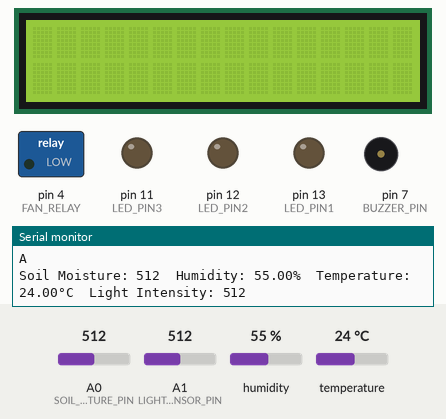
Recording of a sketch running on a simulated Arduino Uno, built with avr-gcc and run on an emulated ATmega328P. Parts: 16×2 character LCD, switched loads named in the sketch (green lamp = pin HIGH), output pins drawn as LEDs (lit = HIGH), buzzer (waves = sounding, pin HIGH), the last lines printed to the serial monitor. The inputs (shaded band) are chosen by the test bench; at power-on: A1 (LIGHT_SENSOR_PIN) = 512, A0 (SOIL_MOISTURE_PIN) = 512, humidity 55 %, temperature 24 °C.

Above: at 1.2 s.
1.3 s: A1 (LIGHT_SENSOR_PIN) set to 485
At 3.3 s:
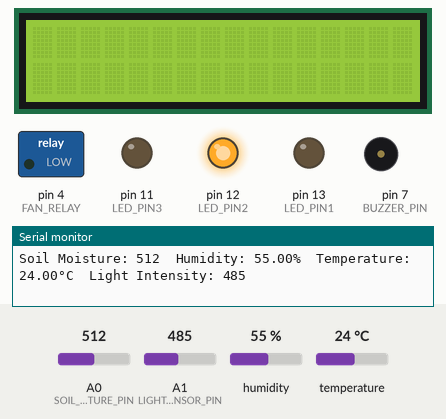
3.6 s: A1 (LIGHT_SENSOR_PIN) set to 510
At 5.2 s:
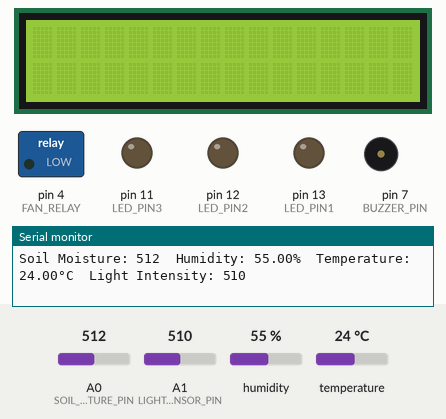
5.6 s: A1 (LIGHT_SENSOR_PIN) set to 490
At 7.0 s:
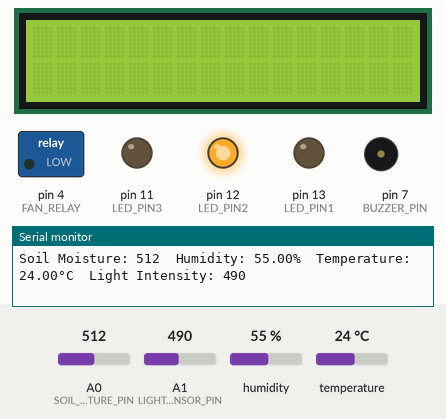
Timing chart, 0 to 8.6 s (numbered marks = the images above; inputs shaded):
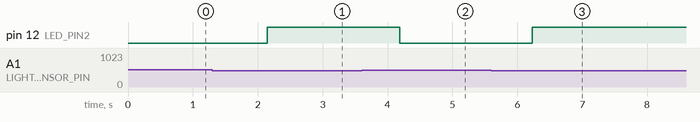

The sketch:

test5.ino
```cpp
#include <Wire.h>
#include <LiquidCrystal_I2C.h>
#include <DHT.h>

#define BUZZER_PIN 7       // 피에조 부저 핀
#define DHTPIN 2            // DHT11 센서 핀
#define DHTTYPE DHT11       // DHT 센서 타입
#define SOIL_MOISTURE_PIN A0 // 토양 수분 센서 핀
#define LIGHT_SENSOR_PIN A1 // 조도 센서 핀
#define LED_PIN1 13         // LED 핀
#define LED_PIN2 12
#define LED_PIN3 11
#define FAN_RELAY 4

bool ledState1 = false;
bool ledState2 = false;
bool ledState3 = false;
bool autoMode = true;

DHT dht(DHTPIN, DHTTYPE);
LiquidCrystal_I2C lcd(0x27, 16, 2); // LCD 주소와 행/열 설정

void setup() {
  Serial.begin(9600);

  pinMode(LED_PIN1, OUTPUT); // LED 핀을 출력으로 설정
  pinMode(LED_PIN2, OUTPUT);
  pinMode(LED_PIN3, OUTPUT);

  pinMode(BUZZER_PIN, OUTPUT); // 피에조 부저 핀을 출력으로 설정
  pinMode(FAN_RELAY, OUTPUT);

  dht.begin();

  // LCD 초기화
  lcd.init();
  lcd.backlight(); // 백라이트 활성화

  // 자동모드 시작
  Serial.println("A");
}

void loop() {
  // 온습도 센서 값 읽기
  float humidity = dht.readHumidity();
  float temperature = dht.readTemperature();

  // 토양 수분 센서 값 읽기
  int soil_moisture = analogRead(SOIL_MOISTURE_PIN);

  // 조도 센서 값 읽기
  int light_intensity = analogRead(LIGHT_SENSOR_PIN);

  // 시리얼로 값을 출력
  Serial.print("Soil Moisture: ");
  Serial.print(soil_moisture);
  Serial.print("  Humidity: ");
  Serial.print(humidity);
  Serial.print("%  Temperature: ");
  Serial.print(temperature);
  Serial.print("°C  Light Intensity: ");
  Serial.println(light_intensity);

  // 조도가 500보다 낮은 경우 LED2 켜기
  if (autoMode && light_intensity < 500) {
    digitalWrite(LED_PIN2, HIGH);
  } else {
    digitalWrite(LED_PIN2, LOW);
  }

  delay(2000); // 2초 간격으로 값을 출력
}

void serialEvent() {
  if (Serial.available()) {
    char receivedChar = Serial.read();
    if (receivedChar == 'A') {
      autoMode = true;
    } else if (receivedChar == 'M') {
      autoMode = false;
    }
  }
}
```

Measured:
- the behaviour switches between 500 and 499 on A1 (LIGHT_SENSOR_PIN) (found by bisection; images 0 and 1)
- after the input at 1.3 s, pin 12 (LED_PIN2): LOW → HIGH after 0.85 s
- after the input at 3.6 s, pin 12 (LED_PIN2): HIGH → LOW after 0.59 s
- after the input at 5.6 s, pin 12 (LED_PIN2): LOW → HIGH after 0.63 s
